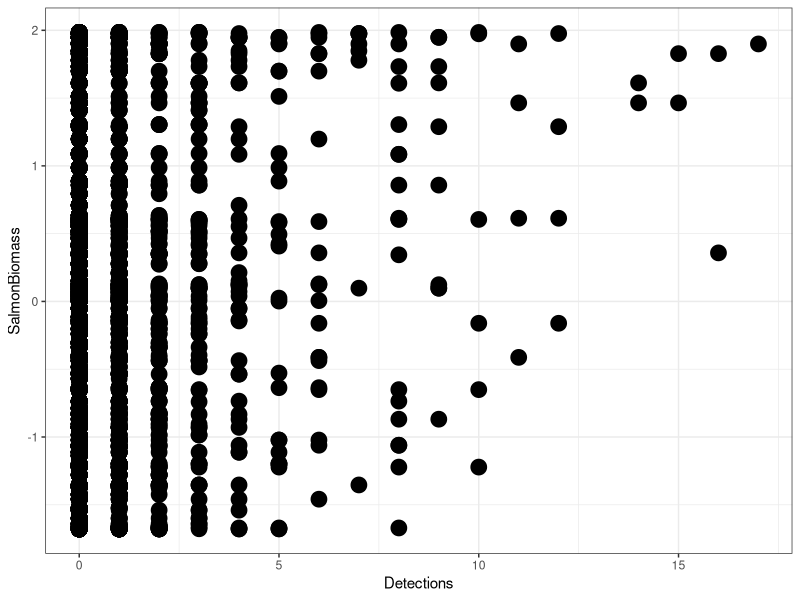
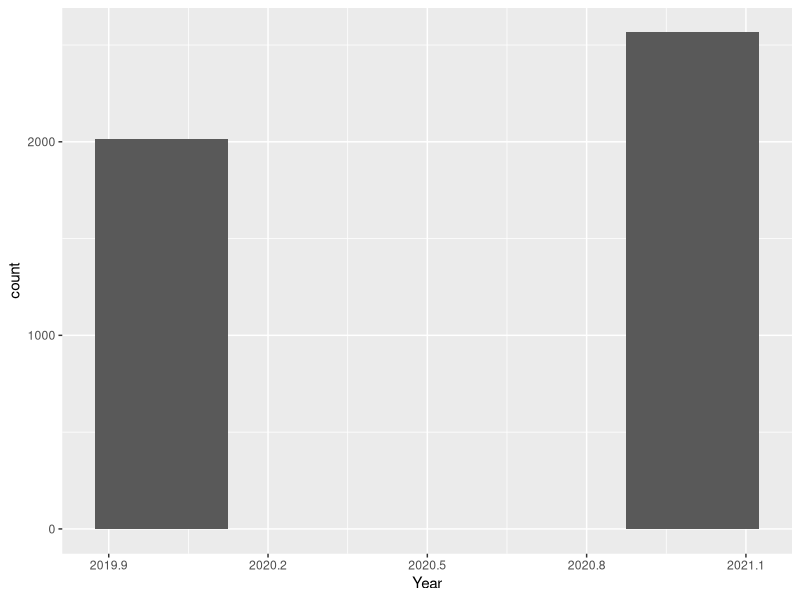

These figures' R source, in order: (Note: this script raises an error after producing the figures.)
## ---- chunk 1
rm(list=ls())
library(here)
library(tidyverse)
library(ggfortify)
## ---- chunk 2
#read data in 
bears <- read_csv("data/Short_et_al_Data1 (1).csv")
## ---- chunk 3
glimpse(bears)
summary(bears)

## ---- chunk 4
#change character variables to factor variables 
bears$Exposure <- as.factor(bears$Exposure)
bears$PeoplePresent <- as.factor(bears$PeoplePresent)
bears$Treatment <- as.factor(bears$Treatment)
## ---- chunk 5
#plot the relationship between the detection of bears and the salmon biomass to see the correlation 
ggplot(bears, aes(x= Detections, y= SalmonBiomass )) + geom_point(size = 5) +  theme_bw()
## ---- chunk 6
#making a histogram for comparing years to bear 
ggplot(bears, aes(x= Year)) + geom_histogram(binwidth = .25) 
## ---- chunk 7
#finding the mean and standard deviation 
salmon <- bears %>% group_by(Detections) %>% summarise(
  mean_s = mean(SalmonBiomass, na.rm= T), 
  sd_s= sd(SalmonBiomass, na.rm= T)
)
View(salmon)
## ---- chunk 8
count <- bears %>% group_by(Year) %>% summarise(
  mean_c = mean(Detections, na.rm= T), 
  sd_c= sd(Detections, na.rm= T)
)
View(count)
